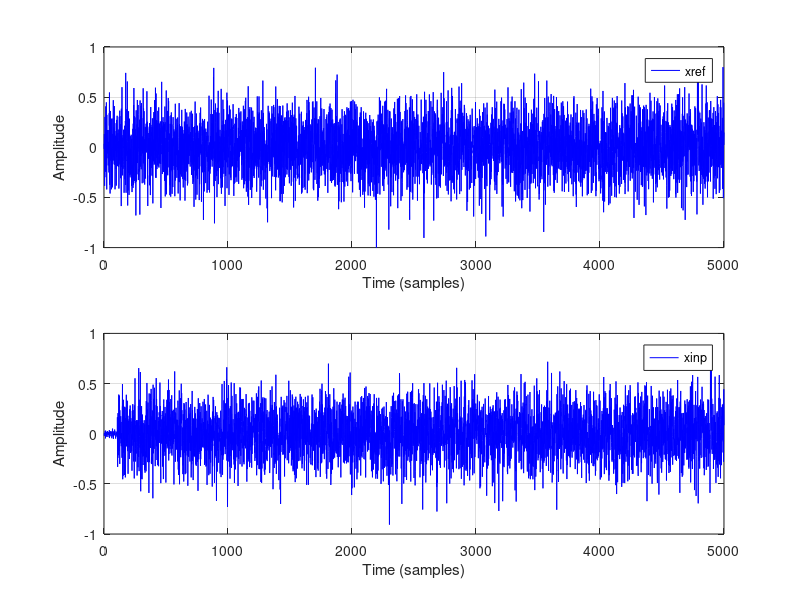
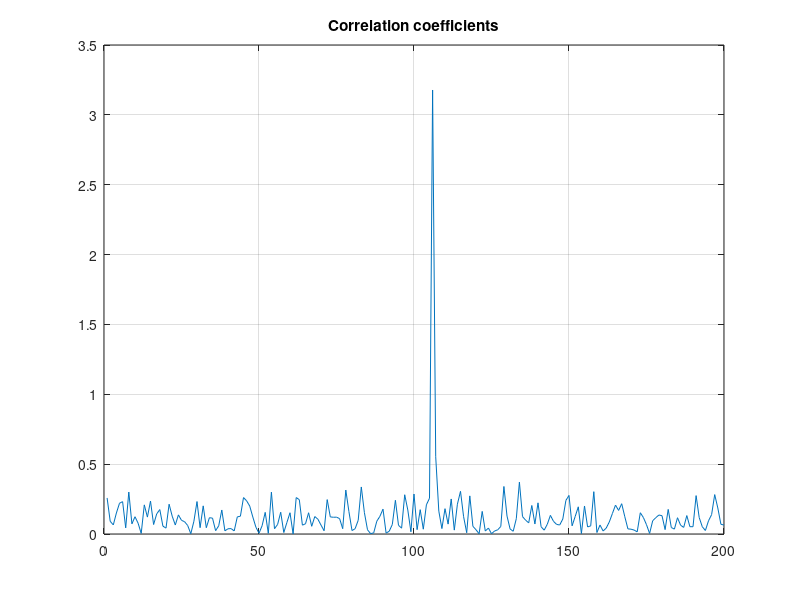

MATLAB code for these plots, in order: (Note: this script raises an error after producing the figures.)

clc; clear all ; close all

%function norm_corrfunctin

%sys = tf([1],[1 1 10]);   % transfer function
%sys = tf([1], [0.5  0.5 2]);   % transfer function

FilterOrder = 11;
h1 =  fir1(FilterOrder-1, 0.9)';  % imulse filter response return FilterOrder  coefficients

plot(h1) ; grid ;

[Y filter_delay] = max(abs(h1)) ;

D = 100;

h = [zeros(D,1); h1] ;    % adding delay to the filter
plot(h) ; grid ;

N = 5000; % signal length

noise = randn(N,1);
xref = wgn(N,1,0);  %reference signal,  white gaussion noise  
xref = xref./max(abs(xref)) ; %normalize amplitude range -1 to 1 
xinp = filter (h, 1, xref) ; % echo signal
noise = noise * std(xinp)/(10*std(noise));

xinp = xinp + noise; % adding some noise to input

figure(1) ;
L = min(length(xref), length(xinp)) ;
subplot(211); plot(1:L, xref(1:L), 'b') ; grid ;
xlabel('Time (samples)'); ylabel('Amplitude')
legend ('xref') ;
subplot(212); plot(1:L, xinp(1:L), 'b') ; grid ;

xlabel('Time (samples)'); ylabel('Amplitude')
legend ( 'xinp') ;

 %finding delay on xinp signal
 %{
[acor,lag] = xcorr(xref,xinp);
[cor,I] = max(abs(acor));
lagDiff = -lag(I);
%}
 
alpha = 0.1; 
one_minus_alpha = 1-alpha ;

% finding normalized cross correlation
N=length(xinp); %// length of signal
M=512;  %// length of window
max_lag_supported = 200 ;
%M_2 = M/2 ; %overalp window size 50%
%{%
N = N - M ;
%xf=framing(xinp,M,M_2); %this function frames the signal i will get xf(128,14)
%max_lag_supported= floor(N/M);
M0 = 1;  
%ccor=NaN(1,win_num);
Px= 0 ;
Py = 0 ; Pxy = 0 ;
tCxy_max = 0 ;
idx = 1 ;
for m=1:max_lag_supported
    x1 = xref(1:M) ;
    Px = Px *alpha + one_minus_alpha * (x1'*x1) ;
     y1 = xinp( (m-1) + (1:M)) ;
     Py =  Py * alpha + one_minus_alpha * (y1' * y1) ;
     Pxy = Pxy * alpha + one_minus_alpha * (x1'*y1) ;
     tPxy = abs(Pxy/sqrt(Px + Py)) ;
     Cxy (idx) = tPxy ;
     if tCxy_max < tPxy
         tCxy_max = tPxy ;
         index= m ;
     end
     idx = idx + 1 ;
 end
figure(2) ;
plot(Cxy) ; grid ;
title('Correlation coefficients') ;
%}%
lagDiff = index  ; 
lagDiff = lagDiff - filter_delay ; % compansate the fir filter delay
L = length(xref) ;
xinp_delayed = xinp (lagDiff+1: L) ; % delay compansated input signal
L = min(length(xref), length(xinp_delayed)) ;

[xout w1] =  lms_filter (xref, xinp_delayed, FilterOrder) ;  % lms filter

L = min(min(length(xref), length(xinp)), length(xout)) ;

figure (3);
subplot (211); plot(1:FilterOrder, h1(1:FilterOrder), 'b') ; grid
legend('Actual filter weights') ;
title('Comparison of the actual/estimated filter weights') ;
subplot(212); plot( 1:FilterOrder, w1(1:FilterOrder), 'r') ; grid
legend('Estimated filter weights') ;


figure(4) ;
subplot(311); plot(1:L, xref(1:L), 'b') ; grid ;
xlabel('Time (samples)'); ylabel('Amplitude')
title('ref/inp/out signals') ;
subplot(312); plot(1:L, xinp(1:L), 'b') ; grid ;
xlabel('Time (samples)'); ylabel('Amplitude')
subplot(313); plot(1:L, xout(1:L),'b') ; grid ;
axis([0  L -1 1]) ;
xlabel('Time (samples)');  ylabel('Amplitude')



return ;

% lms filter algorithma with filter order =N=11
%xref = reference signal
%xinp = echo signal
%N = filter order
%e = output (error) signal ;
%w= estimated (adaptive) filter weights 
%e = y - w' * u;
%w = w + mu * u./u^2 * e


function [e w] =  lms_filter (xref, xinp, N) ;

%begin of algorithm
L = min(length(xref), length(xinp)) ;
 mu=0.25; % step size parameter
w = zeros ( N  , 1 ) ;
for n = N : L 
    u = xref(n:-1:n-N+1) ;
    y(n)= w' * u;
    e(n) = xinp(n) - y(n) ;
	w = w + mu * u./(u'*u) * e(n) ;
end 
%plot(w) ; grid ;
end

